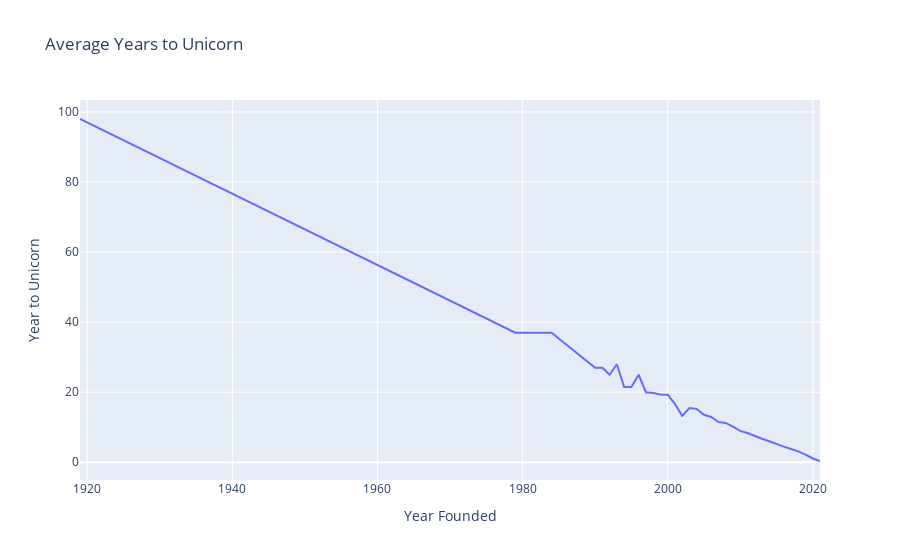

Notebook source saved alongside this figure:
### Code cell
import plotly.express as px

# Group the data by the 'Year Founded' column and calculate the mean 'Year to Unicorn'
avg_years_to_unicorn = data.groupby('Year Founded')['Year to Unicorn'].mean().reset_index()

# Create a line chart using Plotly Express
fig = px.line(avg_years_to_unicorn,
              x='Year Founded',
              y='Year to Unicorn',
              title='Average Years to Unicorn')

# Display the chart
fig.show()

### Figure 1 — Plotly figure (JSON) as saved in the notebook; plotly's stock layout.template omitted (floating-point values rounded to 4 significant figures)
{"data": [{"hovertemplate": "Year Founded=%{x}<br>Year to Unicorn=%{y}<extra></extra>", "legendgroup": "", "line": {"color": "#636efa", "dash": "solid"}, "marker": {"symbol": "circle"}, "mode": "lines", "name": "", "orientation": "v", "showlegend": false, "type": "scatter", "x": [1919, 1979, 1984, 1990, 1991, 1992, 1993, 1994, 1995, 1996, 1997, 1998, 1999, 2000, 2001, 2002, 2003, 2004, 2005, 2006, 2007, 2008, 2009, 2010, 2011, 2012, 2013, 2014, 2015, 2016, 2017, 2018, 2019, 2020, 2021], "xaxis": "x", "y": [98, 37, 37, 27, 27, 25, 28, 21.5, 21.5, 25, 20, 19.8, 19.38, 19.27, 16.67, 13.25, 15.5, 15.25, 13.57, 12.93, 11.5, 11.22, 10.15, 8.95, 8.354, 7.463, 6.713, 6.018, 5.2, 4.464, 3.811, 3.115, 2.178, 1.08, 0.3636], "yaxis": "y"}], "layout": {"legend": {"tracegroupgap": 0}, "title": {"text": "Average Years to Unicorn"}, "xaxis": {"anchor": "y", "domain": [0, 1], "title": {"text": "Year Founded"}}, "yaxis": {"anchor": "x", "domain": [0, 1], "title": {"text": "Year to Unicorn"}}}}
